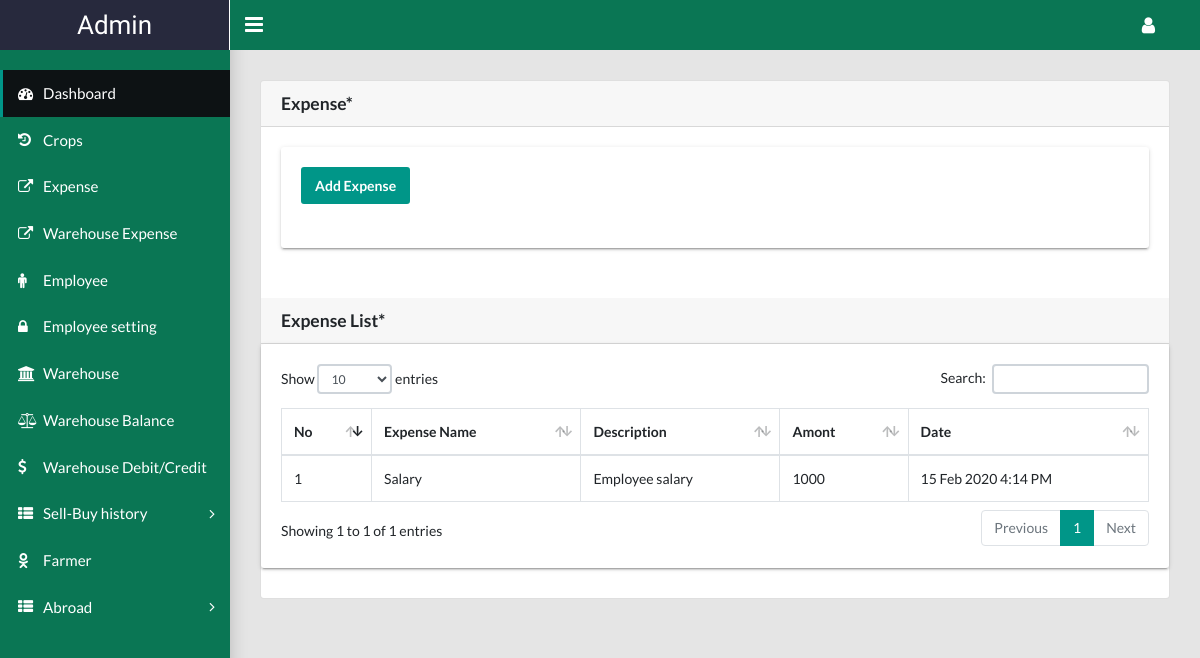
/admin/expense.php (signed in), run on the app's committed database.
### tables this page shows
CREATE TABLE `expense` (
  `id` int(11) NOT NULL,
  `expanseName` varchar(100) NOT NULL,
  `description` text NOT NULL,
  `amount` double NOT NULL,
  `date` varchar(50) NOT NULL
);

### lib/Database.php (called while the page is built, shortened)
<?php
Class Database{
		private $host   = "localhost";
	private $user   = "root";
	private $pass   = "";
	private $dbname = "e_agri";
	public $link;
	private function connectDB(){
	$this->link = new mysqli($this->host, $this->user, $this->pass, $this->dbname);
 }
	public function select($query){
		$result = $this->link->query($query) or die($this->link->error.__LINE__);
		if($result->num_rows > 0){
			return $result;
		} else {
			return false;
		}
	}
}

### admin/expense.php (the view, shortened to what this page needs)
<?php include './header.php'; ?>
<?php include './side.php'; ?>
<main class="app-content">
    <div class="bs-component">
        <div class="card">
            <h5 class="card-header">Expense*</h5>
            <div class="card-body">
                <div class="row">
                    <div class="col-lg-12">
                        <div class="tile">
                            <div class="tile-body">
                                <h4 class="btn btn-primary addExpense">Add Expense</h4>
                                <div class="table-responsive">
                                </div>
                            </div>
                        </div>
                    </div>
                </div>
                </div>
                <h5 class="card-header">Expense List*</h5>
                <div class="row">
                    <div class="col-lg-12">
                    	<div class="tile">
                            <div class="tile-body">
                                <div class="table-responsive">
                                    <table class="table table-hover table-bordered" id="sampleTable">
                                    	<thead>
                                            <tr>
                                                <th>No</th>
                                                <th>Expense Name</th>
                                                <th>Description</th>
                                                <th>Amont</th>
                                                <th>Date</th>
                                            </tr>
                                        </thead>
                                        <tbody>
                                        	<?php
                                        	$i=0;
                                        	    $query = "SELECT * FROM expense ORDER BY id DESC";
                                                $result = $db->select($query);
                                                if($result){
                                    	            while($resultRow = $result->fetch_assoc()){
                                    	            	$i++;
                                        	        ?>
                                        	        <tr>
                                                        <th><?php echo $i; ?></th>
                                                        <th><?php echo $resultRow['expanseName']; ?></th>
                                                        <th><?php echo $resultRow['description']; ?></th>
                                                        <th><?php echo $resultRow['amount']; ?></th>
                                                        <th><?php echo $resultRow['date']; ?></th>
                                                    </tr>
                                                    <?php
                                                    }
                                                }
                                            ?>
                                        </tbody>
                                    </table>
                                </div>
                            </div>
                        </div>
                    </div>
                </div>
            </div>
        </div>
</main>
<?php include './footer.php'; ?>

### admin/expense.php (style rules this page uses)
tbody tr th { font-weight: normal; }

### data on the page
expense: expanseName "Salary", description "Employee salary", amount "1000", date "15 Feb 2020 4:14 PM"
